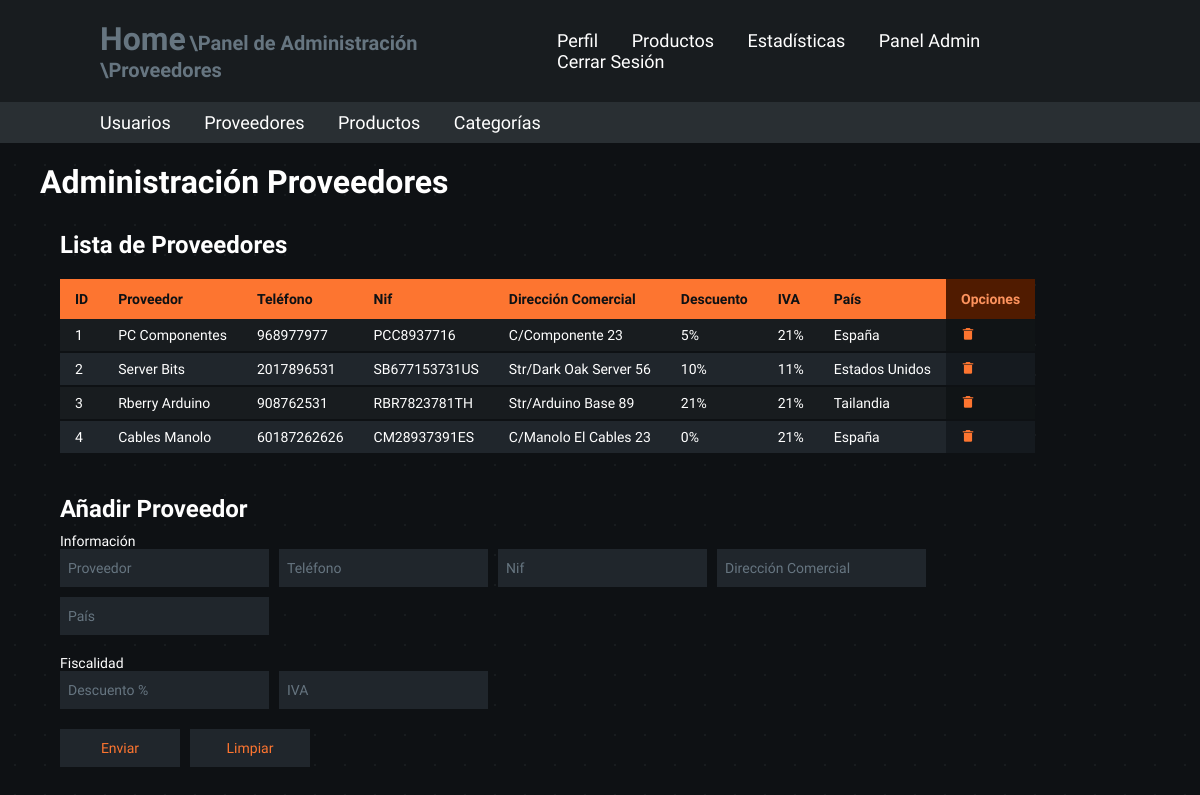
Page /admin-panel/suppliers (signed in) on the committed database.
### models.py (models this page shows, shortened)
class Suppliers(db.Base):
    __tablename__ = "suppliers"
    supplier_id = Column(Integer, primary_key=True)
    supplier_name = Column(String(255), nullable=False, server_default="unidentified_supplier")
    supplier_phone = Column(Integer, nullable=False, server_default="0000")
    supplier_commercial_address = Column(String(255), nullable=False, server_default="unidentified_comercial_address")
    supplier_country = Column(String(255), nullable=False, server_default="unidentified_country")
    supplier_nif = Column(String(255), nullable=False, server_default="unidentified_nif")
    supplier_discount = Column(Integer, nullable=False, server_default="0")
    supplier_iva = Column(Integer, nullable=False, server_default="0")

### app.py (the view)
@app.route("/admin-panel/suppliers")
@admin_login_required
def admin_panel_suppliers():
    registered_suppliers = db.session.query(Suppliers).order_by(Suppliers.supplier_id)
    return render_template("admin_suppliers.html", is_admin=session["is_admin"],
                           registered_suppliers=registered_suppliers)

### app.py (called while the page is built)
@app.before_request
def validate_session():
    if request.endpoint == 'static':
        return
    time.sleep(0.3)
    if 'user_id' in session:
        user = db.session.query(Users).filter_by(user_id=session['user_id']).first()
        if not user:
            session.clear()
            flash("Sesión Expirada", "warning")
            return redirect(url_for("login"))
        elif user.role_id != session.get('role_id'):
            session['role_id'] = user.role_id
            session['is_admin'] = user.role_id == 0

def admin_login_required(original_function):
    @wraps(original_function)
    def decorated_function(*args, **kwargs):
        redirect_url = None
        if 'user_id' not in session:
            print("Not Logged In")
            return redirect(url_for('login'))
        user = db.session.query(Users).filter_by(user_id=session['user_id']).first()
        if not user or user.role_id != 0:
            print("Insufficient Roles")
            redirect_url = url_for('home')
        if redirect_url:
            return redirect(redirect_url)
        return original_function(*args, **kwargs)
    return decorated_function

### templates/admin_suppliers.html (shortened to what this page needs)
<!DOCTYPE html>
<html lang="es">
<head>
    <link rel="stylesheet" href="/static/variables.css">
    <link rel="stylesheet" href="/static/main.css">
    <link rel="stylesheet" href="/static/containers.css">
    <link rel="stylesheet" href="/static/navbars.css">
    <link rel="stylesheet" href="/static/tables.css">
    <link rel="stylesheet" href="/static/fonts.css">
    <link rel="stylesheet" href="/static/forms.css">
    <link href='https://unpkg.com/boxicons@2.1.4/css/boxicons.min.css' rel='stylesheet'>
</head>
<body class="general-body">
    <header class="header">
        <span>
            <a href="/" class="home">Home</a>
            <a href="/admin-panel" class="subrute"> \Panel de Administración</a>
            <a href="/admin-panel/suppliers" class="subrute"> \Proveedores</a>
        </span>
        <nav class="navbar">
            <a href="/profile">Perfil</a>
            <a href="/products">Productos</a>
            <a href="/statistics">Estadísticas</a>
            {% if is_admin == True %}
                <a href="/admin-panel">Panel Admin</a>
            {% endif %}
            <a class="log-out" href="/cerrar-login">Cerrar Sesión</a>
        </nav>
    </header>
    <header class="admin-header">
        <nav class="admin-navbar">
            <a href="/admin-panel/users">Usuarios</a>
            <a href="/admin-panel/suppliers">Proveedores</a>
            <a href="/admin-panel/products">Productos</a>
            <a href="/admin-panel/categories">Categorías</a>
        </nav>
    </header>
    <section class="container-type-1">
        <h1>Administración Proveedores</h1>
    </section>
    <section class="container-type-1 flex-container flex-jst-sb">
        <article class="container-type-1 no-margin full-width">
            <section class="container-type-1 flex-container flex-column no-margin">
                <h2>Lista de Proveedores</h2>
                <section class="container-type-2 overflow">
                    <table class="table-type-1 no-table-margin table-sticky-header alternate hover">
                        <thead>
                            <tr>
                                <th class="th-title">ID</th>
                                <th class="th-title">Proveedor</th>
                                <th class="th-title">Teléfono</th>
                                <th class="th-title">Nif</th>
                                <th class="th-title">Dirección Comercial</th>
                                <th class="th-title">Descuento</th>
                                <th class="th-title">IVA</th>
                                <th class="th-title">País</th>
                                <th class="th-option">Opciones</th>
                            </tr>
                        </thead>
                        <tbody>
                            {% if registered_suppliers %}
                            {% for supplier in registered_suppliers %}
                            <tr>
                                <td>{{supplier.supplier_id}}</td>
                                <td>{{supplier.supplier_name}}</td>
                                <td>{{supplier.supplier_phone}}</td>
                                <td>{{supplier.supplier_nif}}</td>
                                <td>{{supplier.supplier_commercial_address}}</td>
                                <td>{{supplier.supplier_discount}}%</td>
                                <td>{{supplier.supplier_iva}}%</td>
                                <td>{{supplier.supplier_country}}</td>
                                <td class="td-option">
                                    <form action="/admin-panel/suppliers/delete-supplier/{{ supplier.supplier_id }}" method="POST" class="option-subform">
                                        <button type="submit">
                                            <i class='bx bxs-trash-alt'></i>
                                        </button>
                                    </form>
                                </td>
                            </tr>
                            {% endfor %}
                            {% endif %}
                        </tbody>
                    </table>
                </section>
            </section>
        </article>
    </section>
    <section class="container-type-1 flex-container">
        <article class="no-margin">
            <h2>Añadir Proveedor</h2>
            <form action="/admin-panel/suppliers/add-supplier" method="POST" class="table-form-type-1">
                <fieldset class="flex-container">
                    <legend>Información</legend>
                    <section>
                        <input type="text" id="name_input" placeholder="Proveedor" name="txtSupplierName" required autocomplete="off">
                    </section>
                    <section>
                        <input type="tel" id="phone_input" placeholder="Teléfono" name="txtSupplierPhone" required autocomplete="off" pattern="[0-9]+">
                    </section>
                    <section>
                        <input type="text" id="nif_input" placeholder="Nif" name="txtSupplierNif" required autocomplete="off">
                    </section>
                    <section>
                        <input type="text" id="direction_input" placeholder="Dirección Comercial" name="txtSupplierAddress" required autocomplete="off">
                    </section>
                    <section>
                        <input type="text" id="country_input" placeholder="País" name="txtSupplierCountry" required autocomplete="off">
                    </section>
                </fieldset>
                <fieldset class="flex-container">
                    <legend>Fiscalidad</legend>
                    <section>
                        <input type="number" id="discount_input" placeholder="Descuento %" name="txtSupplierDiscount" required autocomplete="off">
                    </section>
                    <section>
                        <input type="number" id="iva_input" placeholder="IVA" name="txtSupplierIva" required autocomplete="off">
                    </section>
                </fieldset>
                <fieldset>
                    <section class="flex-container">
                        <section>
                            <button type="submit">Enviar</button>
                        </section>
                        <section>
                            <button type="reset">Limpiar</button>
                        </section>
                    </section>
                </fieldset>
                <fieldset>
                    <section id="error-message" class="general-form-message error">
                    </section>
                    <section id="success-message" class="general-form-message success">
                    </section>
                </fieldset>
            </form>
        </article>
    </section>
</body>
</html>

### static/variables.css (style rules this page uses)
:root { --background-gray: #0e1114; --background-details: #181c1f; --unregistered-background-details: rgba(255, 255, 255, 0.05); --t04-gray: rgba(255, 255, 255, 0.4); --t02-gray: rgba(255, 255, 255, 0.2); --t1-white: rgba(255, 255, 255, 1); --error-red: rgb(239 68 68); --success-green: rgb(122, 239, 68); --warning-yellow: rgb(236, 218, 52); --delete-red: rgb(197, 17, 17); --delete-red-c: rgb(235, 38, 38); --light-gray: #b3b3b3; --main-gray: #181c1f; --main-gray-c: #292f33; --bgray-1: #181c1f; --bgray-1-c: #101416; --bgray-2: #20262c; --bgray-2-c: #151a1f; --bgray-3: #0e1114; --bgray-4: #3a454d; --bgray-5: #667580; --main-orange: #fd7530; --pale-orange: #fd935d; --dark-orange: #501b00; --main-green: #30fd30; --pale-green: #3dff57; --dark-green: #005004; --main-blue: #4632fc; --pale-blue: #5c51ff; --dark-blue: #0c0050; --main-magenta: #eb28fd; --pale-magenta: #ff51f6; --dark-magenta: #470050; --highlight-red: rgb(239 68 68); }

### static/main.css (style rules this page uses)
* { margin: 0; padding: 0; box-sizing: border-box; font-family: "Lexend", Arial, Helvetica, sans-serif; color: var(--t1-white); }
body { min-height: 100dvh; background-color: var(--background-gray); }
.general-body { background-size: 30px 30px; background-image: radial-gradient(circle, var(--background-details) 1px, var(--background-gray) 1px); }
header { top: 0; left: 0; width: 100%; padding: 20px 100px; margin: 0; }
.header { background: var(--main-gray); display: flex; justify-content: space-between; align-items: center; z-index: 100; }
.admin-header { background: var(--main-gray-c); display: flex; justify-content: space-between; align-items: center; z-index: 100; padding: 10px 100px; }

### static/containers.css (style rules this page uses)
.container-type-1 { margin: 20px 40px; max-height: 500px; }
.container-type-2 { margin: 10px 20px; max-height: 500px; }
.overflow { flex: 1 1 auto; overflow-y: auto; width: fit-content; scrollbar-color: var(--main-orange) transparent; scroll-behavior: smooth; }
.no-margin { margin: 0; }
.full-width { width: 100%; }
.flex-container { display: flex; }
.flex-column { flex-direction: column; }
.flex-jst-sb { justify-content: space-between; }

### static/navbars.css (style rules this page uses)
.navbar a { position: relative; font-size: 18px; color: var(--t1-white); font-weight: 500; text-decoration: none; margin-left: 30px; transition: .3s; white-space: nowrap; }
.admin-navbar a { position: relative; font-size: 18px; color: var(--t1-white); font-weight: 500; text-decoration: none; margin-right: 30px; transition: .3s; }
.home { color: var(--bgray-5); font-size: 32px; text-decoration: none; font-weight: 700; transition: .3s; }
.subrute { color: var(--bgray-5); font-size: 20px; text-decoration: none; font-weight: 700; transition: .3s; }

### static/tables.css (style rules this page uses)
.table-type-1 { margin: 10px 20px; border-collapse: collapse; width: 100%; min-width: 670px; position: relative; }
.table-type-1 thead tr .th-title { background-color: var(--main-orange); text-align: left; color: var(--bgray-3); font-weight: 700; }
.table-type-1 thead tr .th-option { background-color: var(--dark-orange); text-align: left; color: var(--pale-orange); font-weight: 700; }
.table-type-1 tbody tr { background-color: var(--bgray-1); border-bottom: 2px solid var(--bgray-3); }
.table-type-1.alternate tbody tr:nth-of-type(even) { background-color: var(--bgray-2); }
.table-type-1 tbody tr .td-option { background-color: var(--bgray-1-c); border-bottom: 2px solid var(--bgray-3); transition: 0.2s; }
.table-type-1.alternate tbody tr:nth-of-type(even) .td-option { background-color: var(--bgray-2-c); }
.table-type-1 tbody td { padding: 8px 15px; transition: 0.2s; }
.table-type-1 thead th { padding: 12px 15px; }
.table-sticky-header th { position: sticky; top: 0; }
.no-table-margin { margin: 0; }

### rows in the picture
Suppliers: supplier_id "1", supplier_name "PC Componentes", supplier_phone "968977977", supplier_nif "PCC8937716", supplier_commercial_address "C/Componente 23", supplier_discount "5", supplier_iva "21", supplier_country "España"
Suppliers: supplier_id "2", supplier_name "Server Bits", supplier_phone "2017896531", supplier_nif "SB677153731US", supplier_commercial_address "Str/Dark Oak Server 56", supplier_discount "10", supplier_iva "11", supplier_country "Estados Unidos"
Suppliers: supplier_id "3", supplier_name "Rberry Arduino", supplier_phone "908762531", supplier_nif "RBR7823781TH", supplier_commercial_address "Str/Arduino Base 89", supplier_discount "21", supplier_iva "21", supplier_country "Tailandia"
Suppliers: supplier_id "4", supplier_name "Cables Manolo", supplier_phone "60187262626", supplier_nif "CM28937391ES", supplier_commercial_address "C/Manolo El Cables 23", supplier_discount "0", supplier_iva "21", supplier_country "España"
